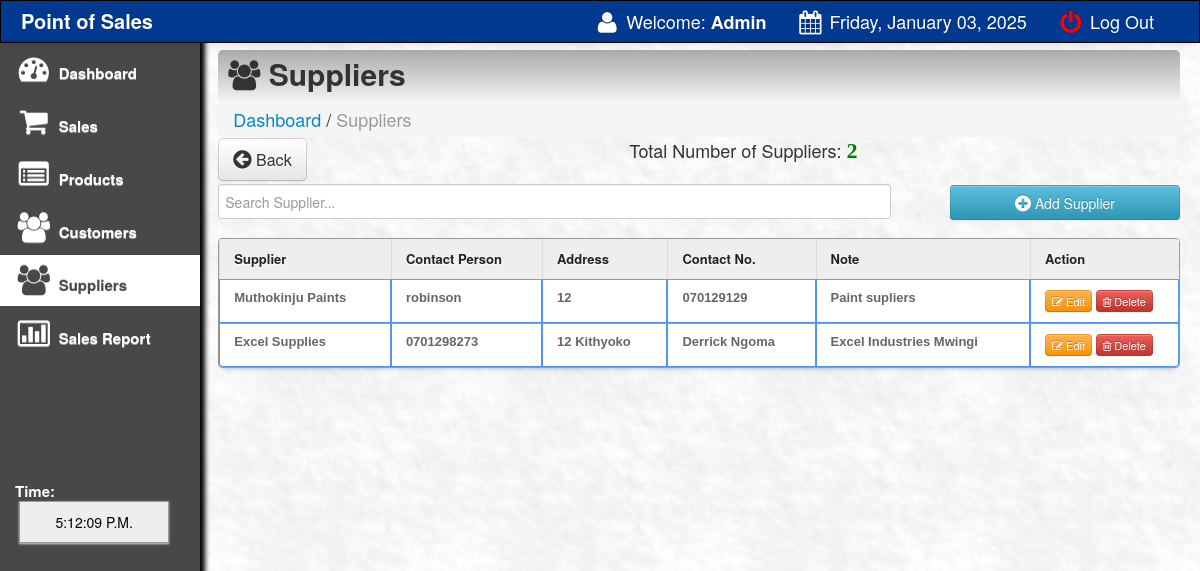
The app's page /main/supplier.php (signed in) with its own data.
### tables this page shows
CREATE TABLE `supliers` (
  `suplier_id` int(11) NOT NULL,
  `suplier_name` varchar(100) NOT NULL,
  `suplier_address` varchar(100) NOT NULL,
  `suplier_contact` varchar(100) NOT NULL,
  `contact_person` varchar(100) NOT NULL,
  `note` varchar(500) NOT NULL
);

### main/supplier.php (the view, shortened to what this page needs)
<html>
<head>
 <link href="css/bootstrap.css" rel="stylesheet">
    <link rel="stylesheet" type="text/css" href="css/DT_bootstrap.css">
  <link rel="stylesheet" href="css/font-awesome.min.css">
    <link href="css/bootstrap-responsive.css" rel="stylesheet">
<link href="../style.css" media="screen" rel="stylesheet" type="text/css" />
<link href="src/facebox.css" media="screen" rel="stylesheet" type="text/css" />
</head>
<?php
function createRandomPassword() {
	$chars = "003232303232023232023456789";
	$i = 0;
	$pass = '' ;
	while ($i <= 7) {
		$num = rand() % 33;
		$tmp = substr($chars, $num, 1);
		$pass = $pass . $tmp;
		$i++;
	}
	return $pass;
}
$finalcode='RS-'.createRandomPassword();
?>
<body>
<?php include('navfixed.php');?>
<div class="container-fluid">
      <div class="row-fluid">
	<div class="span2">
          <div class="well sidebar-nav">
              <ul class="nav nav-list">
              <li><a href="index.php"><i class="icon-dashboard icon-2x"></i> Dashboard </a></li>
			<li><a href="sales.php?id=cash&invoice=<?php echo $finalcode ?>"><i class="icon-shopping-cart icon-2x"></i> Sales</a>  </li>
			<li><a href="products.php"><i class="icon-list-alt icon-2x"></i> Products</a>                                     </li>
			<li><a href="customer.php"><i class="icon-group icon-2x"></i> Customers</a>                                    </li>
			<li class="active"><a href="supplier.php"><i class="icon-group icon-2x"></i> Suppliers</a>                                    </li>
			<li><a href="salesreport.php?d1=0&d2=0"><i class="icon-bar-chart icon-2x"></i> Sales Report</a>                </li>
					<br><br><br><br><br><br>
			<li>
			 <div class="hero-unit-clock">
			<form name="clock">
			<font color="white">Time: <br></font>&nbsp;<input style="width:150px;" type="submit" class="trans" name="face" value="">
			</form>
			  </div>
			</li>
				</ul>
          </div>
        </div>
	<div class="span10">
	<div class="contentheader">
			<i class="icon-group"></i> Suppliers
			</div>
			<ul class="breadcrumb">
			<li><a href="index.php">Dashboard</a></li> /
			<li class="active">Suppliers</li>
			</ul>
<div style="margin-top: -19px; margin-bottom: 21px;">
<a  href="index.php"><button class="btn btn-default btn-large" style="float: left;"><i class="icon icon-circle-arrow-left icon-large"></i> Back</button></a>
<?php
			include('../connect.php');
				$result = $db->prepare("SELECT * FROM supliers ORDER BY suplier_id DESC");
				$result->execute();
				$rowcount = $result->rowcount();
			?>
			<div style="text-align:center;">
			Total Number of Suppliers: <font color="green" style="font:bold 22px 'Aleo';"><?php echo $rowcount;?></font>
			</div>
</div>
<input type="text" name="filter" style="height:35px; margin-top: -1px;" value="" id="filter" placeholder="Search Supplier..." autocomplete="off" />
<a rel="facebox" href="addsupplier.php"><Button type="submit" class="btn btn-info" style="float:right; width:230px; height:35px;" /><i class="icon-plus-sign icon-large"></i> Add Supplier</button></a><br><br>
<table class="table table-bordered" id="resultTable" data-responsive="table" style="text-align: left;">
	<thead>
		<tr>
			<th> Supplier </th>
			<th> Contact Person </th>
			<th> Address </th>
			<th> Contact No.</th>
			<th> Note</th>
			<th width="120"> Action </th>
		</tr>
	</thead>
	<tbody>
			<?php
				include('../connect.php');
				$result = $db->prepare("SELECT * FROM supliers ORDER BY suplier_id DESC");
				$result->execute();
				for($i=0; $row = $result->fetch(); $i++){
			?>
			<tr class="record">
			<td><?php echo $row['suplier_name']; ?></td>
			<td><?php echo $row['contact_person']; ?></td>
			<td><?php echo $row['suplier_address']; ?></td>
			<td><?php echo $row['suplier_contact']; ?></td>
			<td><?php echo $row['note']; ?></td>
			<td><a rel="facebox" href="editsupplier.php?id=<?php echo $row['suplier_id']; ?>"><button class="btn btn-warning btn-mini"><i class="icon-edit"></i> Edit </button></a>
			<a href="#" id="<?php echo $row['suplier_id']; ?>" class="delbutton" title="Click To Delete"><button class="btn btn-danger btn-mini"><i class="icon-trash"></i> Delete</button></a></td>
			</tr>
			<?php
				}
			?>
	</tbody>
</table>
</div>
</div>
</div>
</body>
<?php include('footer.php');?>
</html>

### style.css (style rules this page uses)
td a { color:darkblue; }
input { border: 1px solid #999; background: #EEEEEE; padding: 10px; box-shadow:0 1px 2px #ddd; -moz-box-shadow:0 1px 2px #ddd; -webkit-box-shadow:0 1px 2px #ddd; }
#filter { width: 70%; float:left; }
#resultTable { border-collapse: separate; background-color: #FFFFFF; border-spacing: 0; max-width: 100%; }
#resultTable { color: #666666; text-shadow: 0 1px 0 #FFFFFF; width: 100%; border: 1px solid #999999; box-shadow: 0 5px 5px -5px rgba(0, 0, 0, 0.3); margin-top: 13px; }
#resultTable thead tr th { background: none repeat scroll 0 0 #EEEEEE; color: #222222; padding: 10px 14px; text-align: left; border-top: 0 none; font-size: 13px; }
#resultTable tbody tr td { font: bold 13px 'Arial'; text-align: left; padding: 10px 14px; border-top: 1px solid #999999; }
#resultTable td { padding:7px; border:#4e95f4 1px solid; }
#resultTable tr { background: #fff; }

### main/supplier.php (style rules this page uses)
body { padding-top: 60px; padding-bottom: 40px; }
.sidebar-nav { padding: 9px 0; }

### records on screen
supliers: suplier_name "Muthokinju Paints", contact_person "robinson", suplier_address "12", suplier_contact "070129129", note "Paint supliers"
supliers: suplier_name "Excel Supplies", contact_person "0701298273", suplier_address "12 Kithyoko", suplier_contact "Derrick Ngoma", note "Excel Industries Mwingi"

### other values on screen
$_SESSION['SESS_FIRST_NAME'] "Admin"
$new "Friday, January 03, 2025"
$rowcount "2"
